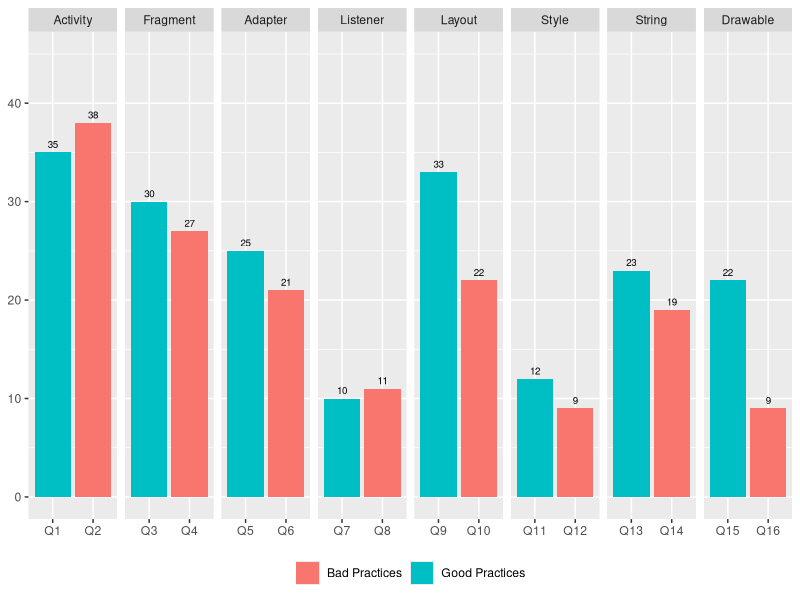

Recreate this plot in R.
library(ggplot2)
library(dplyr)
library(reshape2)
library(forcats)

# PORTUGUES
# df <- read.table(text="Elemento   Questao  Tipo   Total
#                         Activity  Q1  'Boas Pr\uE1ticas' 35
#                         Activity  Q2  'M\uE1s Pr\uE1ticas'  38
#                         Fragment  Q3  'Boas Pr\uE1ticas' 30
#                         Fragment  Q4  'M\uE1s Pr\uE1ticas'  27
#                         Adapter   Q5  'Boas Pr\uE1ticas' 25
#                         Adapter   Q6  'M\uE1s Pr\uE1ticas'  21
#                         Listener  Q7  'Boas Pr\uE1ticas' 10
#                         Listener  Q8  'M\uE1s Pr\uE1ticas'  11
#                         Layout    Q9  'Boas Pr\uE1ticas' 33
#                         Layout    Q10 'M\uE1s Pr\uE1ticas'  22
#                         Style     Q11 'Boas Pr\uE1ticas' 12
#                         Style     Q12 'M\uE1s Pr\uE1ticas'  9
#                         String    Q13 'Boas Pr\uE1ticas' 23
#                         String    Q14 'M\uE1s Pr\uE1ticas'  19
#                         Drawable  Q15 'Boas Pr\uE1ticas' 22
#                         Drawable  Q16 'M\uE1s Pr\uE1ticas'  9", header=TRUE)

# INGLES
df <- read.table(text="Elemento   Questao  Tipo   Total
                        Activity  Q1  'Good Practices' 35
                        Activity  Q2  'Bad Practices'  38
                        Fragment  Q3  'Good Practices' 30
                        Fragment  Q4  'Bad Practices'  27
                        Adapter   Q5  'Good Practices' 25
                        Adapter   Q6  'Bad Practices'  21
                        Listener  Q7  'Good Practices' 10
                        Listener  Q8  'Bad Practices'  11
                        Layout    Q9  'Good Practices' 33
                        Layout    Q10 'Bad Practices'  22
                        Style     Q11 'Good Practices' 12
                        Style     Q12 'Bad Practices'  9
                        String    Q13 'Good Practices' 23
                        String    Q14 'Bad Practices'  19
                        Drawable  Q15 'Good Practices' 22
                        Drawable  Q16 'Bad Practices'  9", header=TRUE)

df <- melt(df, id.var=c("Questao", "Elemento", "Tipo", "Total"))

ggplot(data=df, aes(x=fct_inorder(Questao), y=Total, fill=Tipo)) +
  geom_bar(stat="identity", position=position_dodge()) +
  coord_cartesian(ylim=c(0,45)) +
  theme(axis.title.x = element_blank(), axis.title.y = element_blank(),
        legend.position = "bottom", legend.title = element_blank()) +
  scale_fill_manual(values=c("#f8766d", "#00bfc4")) +
  geom_text(aes(label=Total), size=2.5, position=position_dodge(width=0.9), vjust=-0.55) +
  facet_grid(.~fct_inorder(Elemento),scales="free")